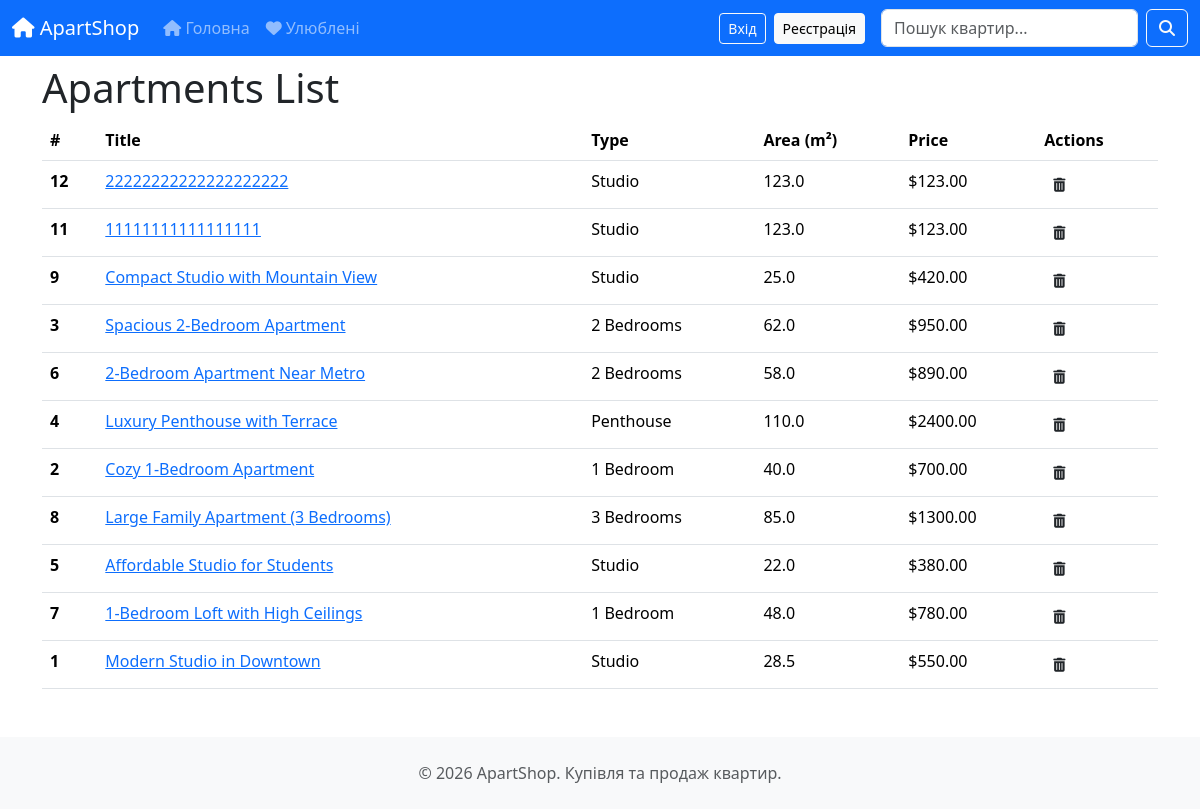
/apartments/list/, run on the app's committed database.
### apartments/models.py (models this page shows, shortened)
class Apartment(models.Model):
    TYPE_CHOICES = [
        ('ST', 'Studio'),
        ('1B', '1 Bedroom'),
        ('2B', '2 Bedrooms'),
        ('3B', '3 Bedrooms'),
        ('PH', 'Penthouse'),
    ]
    title = models.CharField(
        max_length=200,
        verbose_name='Назва',
        help_text='Назва/заголовок квартири'
    )
    description = models.TextField(
        verbose_name='Опис',
        help_text='Детальний опис квартири'
    )
    apartment_type = models.CharField(
        max_length=2,
        choices=TYPE_CHOICES,
        verbose_name='Тип квартири'
    )
    price = models.DecimalField(
        max_digits=10,
        decimal_places=2,
        validators=[MinValueValidator(0.01), MaxValueValidator(10000000)],
        verbose_name='Ціна ($)',
        help_text='Ціна в доларах'
    )
    square_meters = models.FloatField(
        validators=[MinValueValidator(10), MaxValueValidator(1000)],
        verbose_name='Площа (м²)',
        help_text='Площа квартири в квадратних метрах'
    )
    floor = models.IntegerField(
        validators=[MinValueValidator(1), MaxValueValidator(100)],
        verbose_name='Поверх',
        help_text='Поверх будинку'
    )
    address = models.CharField(
        max_length=255,
        verbose_name='Адреса',
        help_text='Повна адреса квартири'
    )
    image = models.ImageField(
        upload_to='apartments/',
        verbose_name='Фото',
        help_text='Фото квартири',
        blank=True,
        null=True
    )
    is_available = models.BooleanField(
        default=True,
        verbose_name='Доступна',
        help_text='Чи вільна квартира для продажу'
    )
    created_at = models.DateTimeField(
        auto_now_add=True,
        verbose_name='Дата створення'
    )
    updated_at = models.DateTimeField(
        auto_now=True,
        verbose_name='Дата оновлення'
    )
    class Meta:
        verbose_name = 'Квартира'
        verbose_name_plural = 'Квартири'
        ordering = ['-created_at']

### apartments/views.py (the view)
# urls.py: path('list/', views.apartment_list, name='apartment_list'),
def apartment_list(request):
    apartments = Apartment.objects.all()
    favorite_ids = request.session.get(FAVORITE_APARTMENTS_KEY, [])
    context = {
        'apartments': apartments,
        'total_apartments': apartments.count(),
        'available_apartments': apartments.filter(is_available=True).count(),
        'favorite_ids': favorite_ids,
    }
    return render(request, 'apartments/apartment_list.html', context)

### apartments/context_processors.py (called while the page is built)
def favorites_context(request):
    favorite_ids = request.session.get(FAVORITE_APARTMENTS_KEY, [])
    return {
        'favorites_count': len(favorite_ids),
        'favorite_ids': favorite_ids,
    }

### apartments/templates/apartments/apartment_list.html
{% extends "layout.html" %}
{% block content %}
<h1 class="my-2">Apartments List</h1>
<table class="table">
  <thead>
    <tr>
      <th scope="col">#</th>
      <th scope="col">Title</th>
      <th scope="col">Type</th>
      <th scope="col">Area (m²)</th>
      <th scope="col">Price</th>
      <th scope="col">Actions</th>
    </tr>
  </thead>
  <tbody>
    {% for apartment in apartments %}
    <tr>
      <th scope="row">{{ apartment.id }}</th>
      <td>
        <a href="/apartments/{{ apartment.id }}">
          {{ apartment.title }}
        </a>
      </td>
      <td>{{ apartment.get_apartment_type_display }}</td>
      <td>{{ apartment.square_meters }}</td>
      <td>${{ apartment.price }}</td>
      <td>
        <a href="/apartments/delete/{{ apartment.id }}" class="btn btn-sm">
          <i class="fa-solid fa-trash-can"></i>
        </a>
      </td>
    </tr>
    {% empty %}
    <tr>
      <td colspan="6" class="text-muted">No apartments found.</td>
    </tr>
    {% endfor %}
  </tbody>
</table>
{% endblock %}

### data on the page
Apartment: id "12", title "22222222222222222222", apartment_type "Studio", square_meters "123.0", price "123.00"
Apartment: id "11", title "11111111111111111", apartment_type "Studio", square_meters "123.0", price "123.00"
Apartment: id "9", title "Compact Studio with Mountain View", apartment_type "Studio", square_meters "25.0", price "420.00"
Apartment: id "3", title "Spacious 2-Bedroom Apartment", apartment_type "2 Bedrooms", square_meters "62.0", price "950.00"
Apartment: id "6", title "2-Bedroom Apartment Near Metro", apartment_type "2 Bedrooms", square_meters "58.0", price "890.00"
Apartment: id "4", title "Luxury Penthouse with Terrace", apartment_type "Penthouse", square_meters "110.0", price "2400.00"
Apartment: id "2", title "Cozy 1-Bedroom Apartment", apartment_type "1 Bedroom", square_meters "40.0", price "700.00"
Apartment: id "8", title "Large Family Apartment (3 Bedrooms)", apartment_type "3 Bedrooms", square_meters "85.0", price "1300.00"
Apartment: id "5", title "Affordable Studio for Students", apartment_type "Studio", square_meters "22.0", price "380.00"
Apartment: id "7", title "1-Bedroom Loft with High Ceilings", apartment_type "1 Bedroom", square_meters "48.0", price "780.00"
Apartment: id "1", title "Modern Studio in Downtown", apartment_type "Studio", square_meters "28.5", price "550.00"
